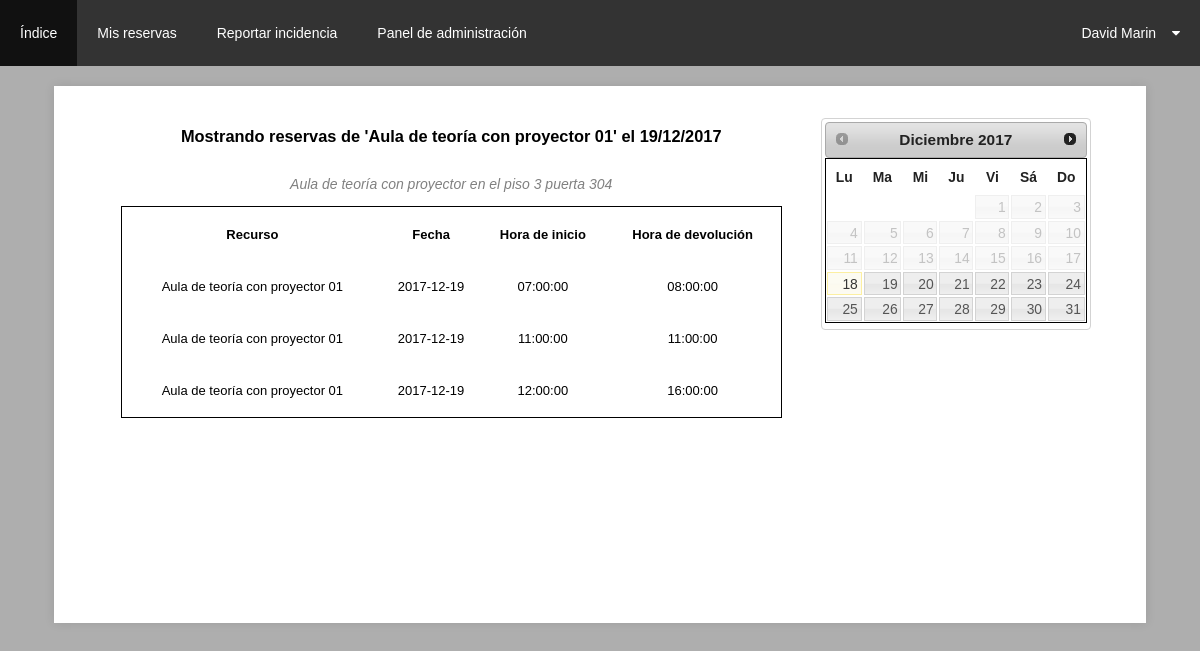
The page /php/recurso.php?recurso=1 (signed in) on the database its author committed.
### tables this page shows
CREATE TABLE `usuario` (
  `usu_id` int(4) NOT NULL,
  `usu_nombre` varchar(50) NOT NULL,
  `usu_apellido` varchar(50) NOT NULL,
  `usu_correo` varchar(50) NOT NULL,
  `usu_password` varchar(50) NOT NULL,
  `usu_seguridad` varchar(30) NOT NULL,
  `usu_nivel` varchar(35) DEFAULT NULL,
  `usu_habilitado` tinyint(1) NOT NULL,
  `usu_foto` varchar(20) NOT NULL,
  `usu_direccion` varchar(50) DEFAULT NULL,
  `usu_telf` int(9) DEFAULT NULL
);

CREATE TABLE `recurso` (
  `rec_id` int(4) NOT NULL,
  `rec_tipo` varchar(25) NOT NULL,
  `rec_nombre` varchar(50) NOT NULL,
  `rec_descripcion` text,
  `rec_img` varchar(25) DEFAULT NULL,
  `rec_usado` int(3) NOT NULL,
  `rec_habilitado` tinyint(1) NOT NULL
);

CREATE TABLE `reserva` (
  `res_id` int(4) NOT NULL,
  `res_fechainicio` timestamp NULL DEFAULT NULL,
  `res_fechadevolucion` timestamp NULL DEFAULT NULL,
  `usu_id` int(4) NOT NULL,
  `rec_id` int(4) NOT NULL,
  `res_habilitado` tinyint(1) NOT NULL
);

### php/recurso.php (the view, shortened to what this page needs)
<!DOCTYPE html>
<html>
<head>
	<link rel="stylesheet" href="../css/maincss.css">
  	<link rel="stylesheet" href="https://cdnjs.cloudflare.com/ajax/libs/font-awesome/4.7.0/css/font-awesome.min.css">
  	<link rel="stylesheet" href="//code.jquery.com/ui/1.12.1/themes/smoothness/jquery-ui.css">
</head>
<body>
	<header id="main-header">
		<li><a href="index.php">Índice</a></li>
		<li><a href="mis_reservas.php">Mis reservas</a></li>
	  	<li><a href="reportar_incidencia.php">Reportar incidencia</a></li>
	  	<?php
	  	if (isset($_SESSION['nivel'])) {
			   	if ($_SESSION['nivel']!="Usuario") {
			   		echo '<li><a href="admin_index.php">Panel de administración</a></li>';
		  		}
		 	}
	  	?>
	  	<div class="submenu">
	    <button type="button" class="dropbtn">
	    	<?php
	    	require("../bdd/conexion.php");
	   		mysqli_query($conexion, "SET NAMES 'utf8'");
	    	if (isset($_SESSION['login'])) {
	    		$usuariologin=$_SESSION['login'];
	    	$q="SELECT * FROM usuario WHERE usu_correo='$usuariologin'";
	    	$sql=mysqli_query($conexion,$q);
	    	$user=mysqli_fetch_array($sql);
	    	echo "$user[usu_nombre] $user[usu_apellido]";
	    	}else{
	    		header("Location: ../login.php");
	    	}
	    	?>
	      	<i id="font_awesome_left" class="fa fa-caret-down"></i>
	    </button>
	</div>
	</header>
	<div id="recurso">
		<?php
		if (!$conexion) {
			echo "Error: No se pudo conectar a MySQL." . PHP_EOL;
        	echo "errno de depuración: " . mysqli_connect_errno() . PHP_EOL;
        	echo "error de depuración: " . mysqli_connect_error() . PHP_EOL;
		}else{
			mysqli_query($conexion, "SET NAMES 'utf8'");
			if(isset($_GET['recurso'])){
				$recurso=$_GET['recurso'];
				$q="SELECT * FROM recurso WHERE rec_id='$recurso'";
				$consulta=mysqli_query($conexion,$q);
				$resultado=mysqli_fetch_array($consulta);
				$nombrerecu=$resultado['rec_nombre'];
				$descr=$resultado['rec_descripcion'];
				echo "<div class='text'>";
				$timezone= +1;
				if (isset($_GET['fecha_enviar'])) {
					$dias=$_GET['fecha_enviar'];
				}else{
					$dias=gmdate("j/m/Y",time() + 3600*($timezone+date("I")));
				}
				echo "<h3 class='h3_res'>Mostrando reservas de '$nombrerecu' el $dias</h3>";
				echo "<p style='color:grey'><i>$descr</i></p>";
			    if (isset($_GET['fecha_enviar'])) {
			    	$fecha=$_GET['fecha_enviar'];
					$partir = strtr($_GET['fecha_enviar'], '/', '-');
					$ahora1= date('Y-m-d', strtotime($partir));
			    }else{
					$ahora1=gmdate("Y-m-d",time() + 3600*($timezone+date("I")));
			    }
				$j="SELECT * FROM reserva INNER JOIN recurso ON recurso.rec_id=recurso.rec_id WHERE recurso.rec_id='6' AND (reserva.res_fechainicio LIKE '%2017-12-30%' OR reserva.res_fechadevolucion LIKE '%2017-12-30%') AND recurso.rec_habilitado='0' AND reserva.res_habilitado='0' ORDER BY reserva.res_fechainicio ASC";
				$consulta=mysqli_query($conexion,$j);
				if (mysqli_num_rows($consulta)>0) {
					echo "<table style='max-height:255px'>";
					echo "<tr class='tr_res'><th>Recurso</th>";
					echo "<th>Fecha</th>";
					echo "<th>Hora de inicio</th>";
					echo "<th>Hora de devolución</th></tr>";
					while ($resultado=mysqli_fetch_array($consulta)) {
						$horafinal=$resultado['res_fechadevolucion'];
						$fin=date("H:i:s",strtotime($horafinal));
						echo "<tr class='tr_res'>";
						echo "<td>$nombrerecu</td>";
						echo "<td>$ahora1</td>";
						$horainicio=$resultado['res_fechainicio'];
						$inicio=date("H:i:s",strtotime($horainicio));
						echo "<td>$inicio</td>";
						echo "<td>$fin</td>";
					}
				}else{
					echo "<table style='height:107px; max-height: 255px'>";
					echo "<tr>";
					echo "<td><br>No hay reservas que mostrar<br><br></td>";
				}
				echo "</tr>";
				echo "</table>";
				echo "</div>";
				echo "<form method='POST' id='formulario' action='recurso.php'>";
				echo "<input id='fecha_enviar' type='hidden' name='fecha_enviar'><br>";
				echo "<input type='hidden' name='idrecu' value='$recurso'><br>";
				echo "</form>";
				echo "<div style='float:right; margin-right:4%' id='datepicker'></div>";
				}else{
					echo "<table style='height:107px; max-height: 255px'>";
					echo "<tr>";
					echo "<td><br>No hay reservas que mostrar<br><br></td>";
					echo "</tr></table>";
				}
				echo "</div>";
				echo "<form method='POST' id='formulario' action='recurso.php'>";
				echo "<input id='fecha_enviar' type='hidden' name='fecha_enviar'><br>";
				echo "<input type='hidden' name='idrecu' value='$recurso'><br>";
				echo "</form>";
			}
		?>
</body>
</html>

### css/maincss.css (style rules this page uses)
body { background-color: #AEAEAE; font-family: Arial; margin: auto; text-align: center; font-size: 14px; }
#main-header { background: #333; color: white; height: 66px; width: 100%; left: 0; top: 0; list-style-type: none; }
li { float: left; }
li a { display: block; color: white; text-align: center; padding: 25px 20px; text-decoration: none; }
#recurso { background: white; width: 90%; height: 525px; overflow: auto; margin: auto; margin-top: 20px; box-shadow: 0 0 10px rgba(0,0,0,.1); padding: 0% 1% 1% 0%; }
.text { float: left; width: 68%; margin-left: 30px; margin-top: 25px; }
.submenu { float: right; overflow: hidden; }
.submenu .dropbtn { font-size: 14px; border: none; outline: none; color: white; padding: 25px 20px; background-color: inherit; }
#font_awesome_left { margin-left: 12px; }
table { font-size: 13px; border: 1px solid black; text-align: center; width: 90%; height: 100%; margin:auto; overflow: scroll; }
th { text-align: center; }
.h3_res { margin-bottom: 30px; }
.tr_res { height: 50px; }

### rows shown on the page
usuario: usu_nombre "David", usu_apellido "Marin"
recurso: rec_nombre "Aula de teoría con proyector 01", rec_descripcion "Aula de teoría con proyector en el piso 3 puerta 304"
reserva: res_fechainicio "07:00:00", res_fechadevolucion "08:00:00"
reserva: res_fechainicio "11:00:00", res_fechadevolucion "11:00:00"
reserva: res_fechainicio "12:00:00", res_fechadevolucion "16:00:00"

### other values the page prints
$dias "19/12/2017"
